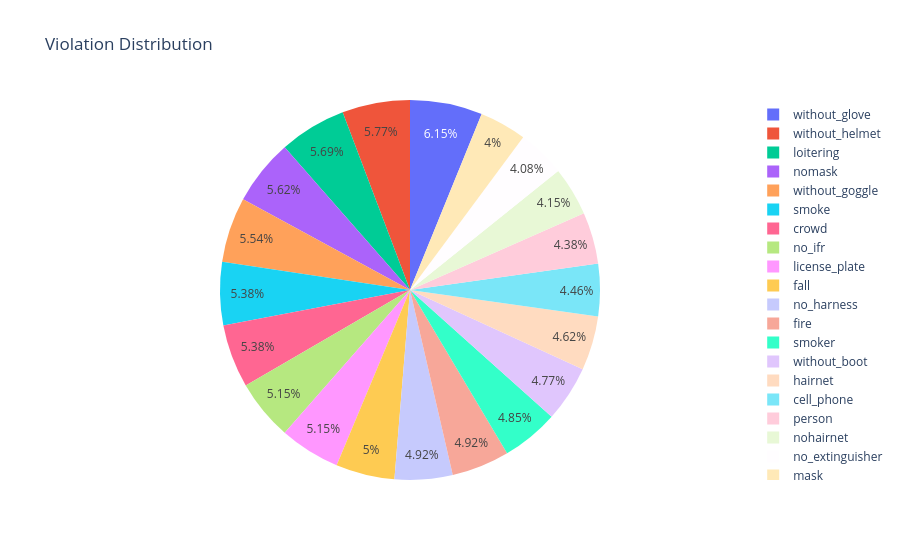

Notebook source saved alongside this figure:
### Markdown cell above
# PIE CHART OF VIOLATIONS

### Code cell
fig = px.pie(
    values=label_counts.values,
    names=label_counts.index,
    title="Violation Distribution"
)

fig.show()

### Figure 1 — Plotly figure (JSON) as saved in the notebook; plotly's stock layout.template omitted (floating-point values rounded to 4 significant figures)
{"data": [{"domain": {"x": [0, 1], "y": [0, 1]}, "hovertemplate": "label=%{label}<br>value=%{value}<extra></extra>", "labels": ["without_glove", "without_helmet", "loitering", "nomask", "without_goggle", "smoke", "crowd", "no_ifr", "license_plate", "fall", "no_harness", "fire", "smoker", "without_boot", "hairnet", "cell_phone", "person", "nohairnet", "no_extinguisher", "mask"], "legendgroup": "", "name": "", "showlegend": true, "type": "pie", "values": [80, 75, 74, 73, 72, 70, 70, 67, 67, 65, 64, 64, 63, 62, 60, 58, 57, 54, 53, 52]}], "layout": {"autosize": true, "legend": {"tracegroupgap": 0}, "title": {"text": "Violation Distribution"}}}
